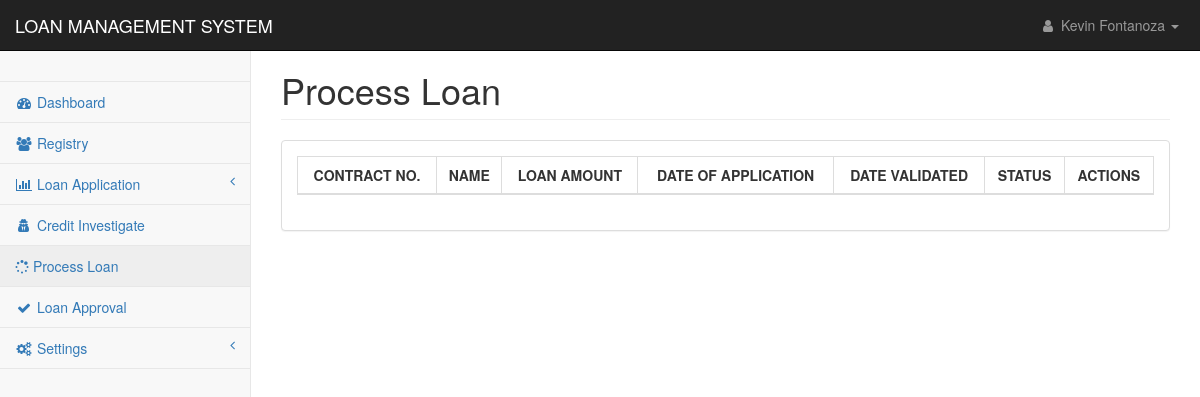
The page /pages/process_loan.php (signed in) on the database as committed earlier.
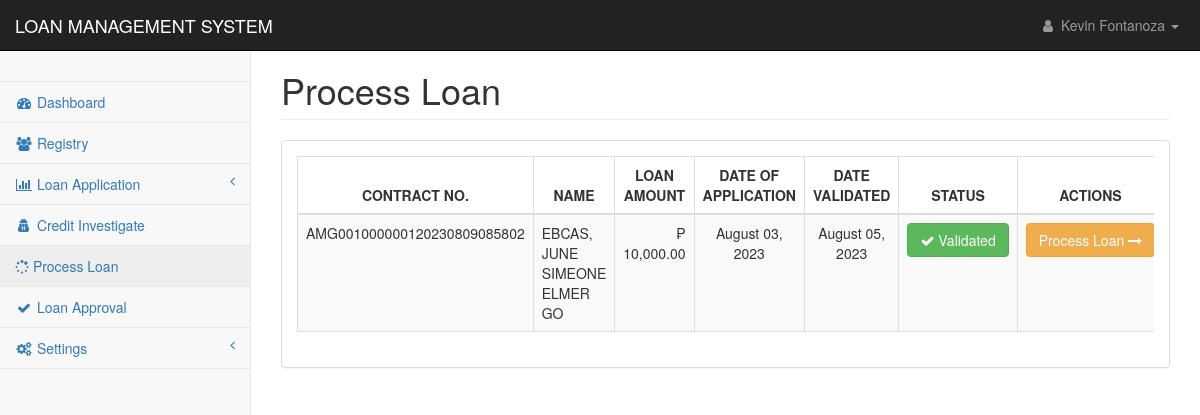
The same page on the database as committed later.
### tables this page shows
CREATE TABLE `loan_applications` (
  `loan_id` int(11) NOT NULL,
  `contract_no` text NOT NULL,
  `client_id` text NOT NULL,
  `loan_type` int(11) NOT NULL,
  `loan_duration` int(11) NOT NULL,
  `loan_amount` double NOT NULL,
  `interest_amount` double NOT NULL,
  `other_fee` double NOT NULL,
  `total_cashout` double NOT NULL,
  `monthly_amortization` int(11) NOT NULL,
  `mop` text NOT NULL,
  `ob` double NOT NULL,
  `udi_percentage` int(11) NOT NULL,
  `udi_value` double NOT NULL,
  `interest_percentage` int(11) NOT NULL,
  `application_date` datetime NOT NULL DEFAULT current_timestamp(),
  `ci_status` int(11) NOT NULL,
  `ci_by` text NOT NULL,
  `ci_date` datetime DEFAULT NULL,
  `approval` int(11) NOT NULL,
  `processed_by` text NOT NULL,
  `date_flagged` datetime DEFAULT NULL,
  `remarks` text NOT NULL,
  `paid` int(11) NOT NULL,
  `loan_status` text NOT NULL,
  `effective_date` date NOT NULL
);

CREATE TABLE `applicants_personal` (
  `applicant_id` int(11) NOT NULL,
  `applicant_code` text NOT NULL,
  `firstname` text NOT NULL,
  `middlename` text NOT NULL,
  `lastname` text NOT NULL,
  `suffix` text NOT NULL,
  `nickname` text NOT NULL,
  `age` text NOT NULL,
  `gender` text NOT NULL,
  `contact1` text NOT NULL,
  `mstatus` text NOT NULL,
  `dob1` date NOT NULL,
  `pob1` text NOT NULL,
  `block1` text NOT NULL,
  `street1` text NOT NULL,
  `phase1` text NOT NULL,
  `brgy1` text NOT NULL,
  `city1` text NOT NULL,
  `province1` text NOT NULL,
  `map_url` text NOT NULL,
  `residence1` text NOT NULL,
  `lwith1` text NOT NULL,
  `block2` text NOT NULL,
  `street2` text NOT NULL,
  `phase2` text NOT NULL,
  `brgy2` text NOT NULL,
  `city2` text NOT NULL,
  `province2` text NOT NULL,
  `residence2` text NOT NULL,
  `lwith2` text NOT NULL,
  `mothername` text NOT NULL,
  `mothercon` text NOT NULL,
  `fathername` text NOT NULL,
  `fathercon` text NOT NULL,
  `file` text NOT NULL,
  `date_encoded` date NOT NULL
);

### pages/process_loan.php (the view, shortened to what the changed rows need)
<?php
include('../config/conn.php');
?>
<!DOCTYPE html>
<html lang="en">
<head>
    <link href="../css/bootstrap.min.css" rel="stylesheet">
    <link href="../css/metisMenu.min.css" rel="stylesheet">
    <link href="../css/dataTables/dataTables.bootstrap.css" rel="stylesheet">
    <link href="../css/dataTables/dataTables.responsive.css" rel="stylesheet">
    <link href="../css/startmin.css" rel="stylesheet">
    <link href="../css/font-awesome.min.css" rel="stylesheet" type="text/css">
</head>
<body>
    <div id="wrapper">
        <?php include('nav.php');?>
        <div id="page-wrapper">
            <div class="container-fluid">
                <div class="row">
                    <div class="col-lg-12">
                        <h1 class="page-header">Process Loan</h1>
                    </div>
                </div>
                <div class="row">
                    <div class="col-lg-12">
                        <div class="panel panel-default">
                            <div class="panel-body">
                                <div class="table-responsive">
                                    <table class="table table-striped table-bordered table-hover"
                                        id="dataTables-example">
                                        <thead>
                                            <tr>
                                                <th style="text-align:center;">CONTRACT NO.</th>
                                                <th style="text-align:center;">NAME</th>
                                                <th style="text-align:center;">LOAN AMOUNT</th>
                                                <th style="text-align:center;">DATE OF APPLICATION</th>
                                                <th style="text-align:center;">DATE VALIDATED</th>
                                                <th style="text-align:center;">STATUS</th>
                                                <th style="text-align:center;">ACTIONS</th>
                                            </tr>
                                        </thead>
                                        <tbody>
                                            <?php
                                                $sql ="SELECT * FROM loan_applications
                                                INNER JOIN applicants_personal
                                                ON applicants_personal.applicant_code = loan_applications.client_id WHERE loan_applications.ci_status != 0
                                                ORDER BY applicants_personal.lastname ASC";
                                                $res = mysqli_query($con,$sql);
                                                    if(mysqli_num_rows($res) > 0){
                                                        while($row = mysqli_fetch_assoc($res)) {
                                                        $cid = $row['applicant_code'];
                                                        $adate = $row['application_date'];
                                                ?>
                                            <tr class="odd gradeX">
                                                <td><?php echo $row['contract_no'];?></td>
                                                <td><?php echo $row['lastname'].', '.$row['firstname'].' '.$row['suffix'].' '.$row['middlename'];?>
                                                </td>
                                                <td style="text-align:right;">₱
                                                    <?php echo number_format($row['loan_amount'],2);?></td>
                                                <td class="text-center"><?php echo date('F d, Y',strtotime($adate));?>
                                                </td>
                                                <td style="text-align:center;">
                                                    <?php echo date('F d, Y',strtotime($row['ci_date']));?></td>
                                                <td style="text-align:center;"><span class='btn btn-success'> <i
                                                            class='fa fa-check'></i> Validated</span></td>
                                                <td style="text-align:center">
                                                    <button type="button"
                                                        onclick="{window.location.href = 'contract_signing.php?id=<?= $cid ?>&cn=<?= $row['contract_no'] ?>'}"
                                                        class="btn btn-warning btn-sml">Process
                                                        Loan <i class="fa fa-long-arrow-right"></i></button>
                                                </td>
                                            </tr>
                                            <?php
                                                }
                                            }?>
                                        </tbody>
                                    </table>
                                </div>
                            </div>
                        </div>
                    </div>
                </div>
            </div>
        </div>
    </div>
</body>
</html>

### pages/nav.php (shortened to what the changed rows need)
<nav class="navbar navbar-inverse navbar-fixed-top" role="navigation">
    <div class="navbar-header">
        <a class="navbar-brand" href="index.php">LOAN MANAGEMENT SYSTEM</a>
    </div>
</nav>

Rows that differ between the two databases and show on the page:
now on this page (row edited): loan_applications: contract_no "AMG001000000120230809085802", applicants_personal.lastname "EBCAS", applicants_personal.firstname "JUNE SIMEONE ELMER", applicants_personal.middlename "GO", loan_amount "10,000.00", application_date "August 03, 2023", ci_date "August 05, 2023"
